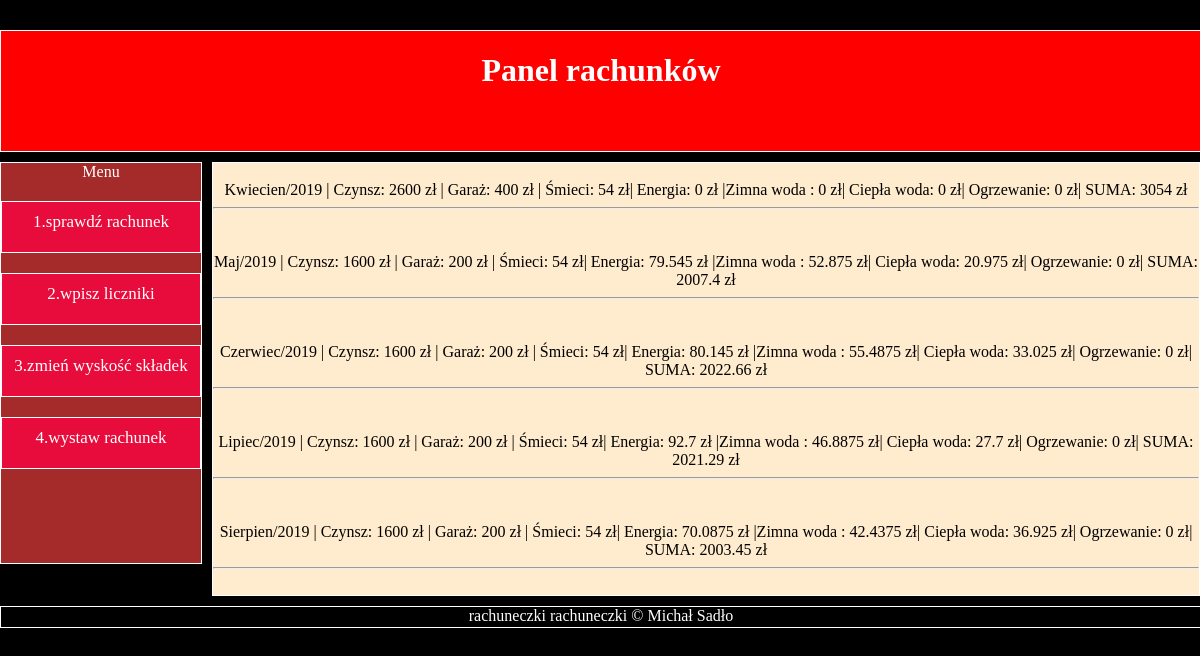
The app's page /sprawdz_rachunek.php with its own data.
### tables this page shows
CREATE TABLE `rachunki` (
  `id_rachunku` int(5) NOT NULL,
  `miesiac` text NOT NULL,
  `rok` float NOT NULL,
  `mieszkanie` float NOT NULL,
  `garaz` float NOT NULL,
  `smieci` float NOT NULL,
  `energia` float NOT NULL,
  `zimna_woda` float NOT NULL,
  `ciepla_woda` float NOT NULL,
  `ogrzewanie` float NOT NULL,
  `suma` float NOT NULL
);

### sprawdz_rachunek.php (the view, shortened to what this page needs)
<!DOCTYPE html>
<html lang="en">
<head>
    <link rel="stylesheet" href="style.css" type="text/css" />
</head>
<body>
    <div id="container">
        <div id="nav">
            <h1>Panel rachunków</h1>
        </div>
        <div id="menu">
            Menu<br>
            <a href="sprawdz_rachunek.php"><div class="podmenu">
                1.sprawdź rachunek<br>
            </div></a>
            <a href="wpisz_liczniki.php"><div class="podmenu">
                2.wpisz liczniki<br>
            </div></a>
            <a href="zmien_wys_skladek.php"><div class="podmenu">
                3.zmień wyskość składek<br>
            </div></a>
            <a href="wystaw_rachunek.php"><div class="podmenu">
                4.wystaw rachunek
            </div></a>
        </div>
        <div id="content">
            <?php
                require_once "connect.php";
                $connect = mysqli_connect ("$host","$user","$pass","$db");
                $raport = "SELECT * FROM rachunki";
                if ($result=mysqli_query($connect,$raport))
                {
                    $rowcount=mysqli_num_rows($result);
                }
                $i = 0;
                while ($i<$rowcount)
                    {
                        $i++;
                        $row =mysqli_fetch_row($result);
                        echo "<br>";
                        echo $row[1]."/".$row[2]." | Czynsz: ".$row[3]." zł | Garaż: ".$row[4]." zł | Śmieci: ".$row[5]."  zł| Energia: ".$row[6]." zł |Zimna woda : ".$row[7]."  zł| Ciepła woda: ".$row[8]."  zł| Ogrzewanie: ".$row[9]."  zł| SUMA: ".$row[10]." zł<br><hr><br>";
                    }
            ?>
        </div>
        <div id="footer">rachuneczki rachuneczki &copy Michał Sadło</div>
    </div>
</body>
</html>

### style.css (style rules this page uses)
body { width: 1200px; background-color: black; color: white; margin-left: auto; margin-right: auto; text-align: center; }
#container { margin-left: auto; margin-right: auto; margin-top: 30px; }
#nav { height: 120px; width: 100%; background-color: red; border: 1px solid white; margin-bottom: 10px; }
#menu { min-height: 400px; width: 200px; float: left; background-color: brown; border: 1px solid white; }
.podmenu { border: 1px solid white; display: block; height: 40px; margin-top: 20px; cursor: pointer; padding-top: 10px; font-size: 17px; background-color: rgb(231, 12, 59); }
a:link { color:white; text-decoration: none; }
#content { min-height: 400px; margin-left: 10px; width: 986px; float: left; background-color: blanchedalmond; border: 1px solid white; margin-bottom: 10px; color:black; }
#footer { width: 100%; height: 20px; margin-top: 10px; clear: both; border: 1px solid white; }

### records on screen
rachunki: miesiac "Kwiecien", rok "2019", mieszkanie "2600", garaz "400", smieci "54", energia "0", zimna_woda "0", ciepla_woda "0", ogrzewanie "0", suma "3054"
rachunki: miesiac "Maj", rok "2019", mieszkanie "1600", garaz "200", smieci "54", energia "79.545", zimna_woda "52.875", ciepla_woda "20.975", ogrzewanie "0", suma "2007.4"
rachunki: miesiac "Czerwiec", rok "2019", mieszkanie "1600", garaz "200", smieci "54", energia "80.145", zimna_woda "55.4875", ciepla_woda "33.025", ogrzewanie "0", suma "2022.66"
rachunki: miesiac "Lipiec", rok "2019", mieszkanie "1600", garaz "200", smieci "54", energia "92.7", zimna_woda "46.8875", ciepla_woda "27.7", ogrzewanie "0", suma "2021.29"
rachunki: miesiac "Sierpien", rok "2019", mieszkanie "1600", garaz "200", smieci "54", energia "70.0875", zimna_woda "42.4375", ciepla_woda "36.925", ogrzewanie "0", suma "2003.45"
